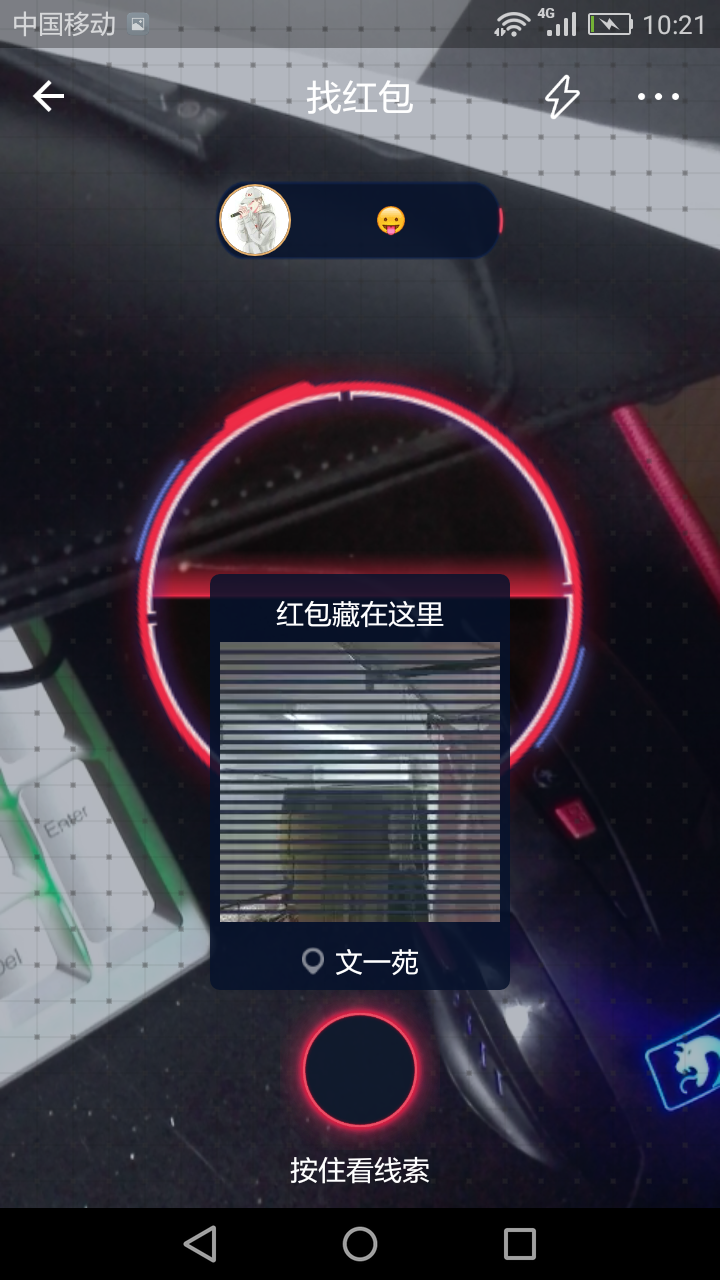
%> input picture pic.png, 720 x 1280 px
$ octave geiMoney.m   (GNU Octave 9; MATLAB toolbox functions it lacks are replaced by stand-ins)
%> lines starting %> are read from the running program, lines starting %| are printed output that depends on the picture
clear;
clc;
pic = imread('pic.png');
%> pic is the input picture: size 1280x720x3 uint8; mean R, G, B 59.3, 55.8, 66.6
s = 40;
b = 70;
P1 = pic;
B=[0 1 0
     0 1 0
     0 1 0];
n = imdilate(P1,B);
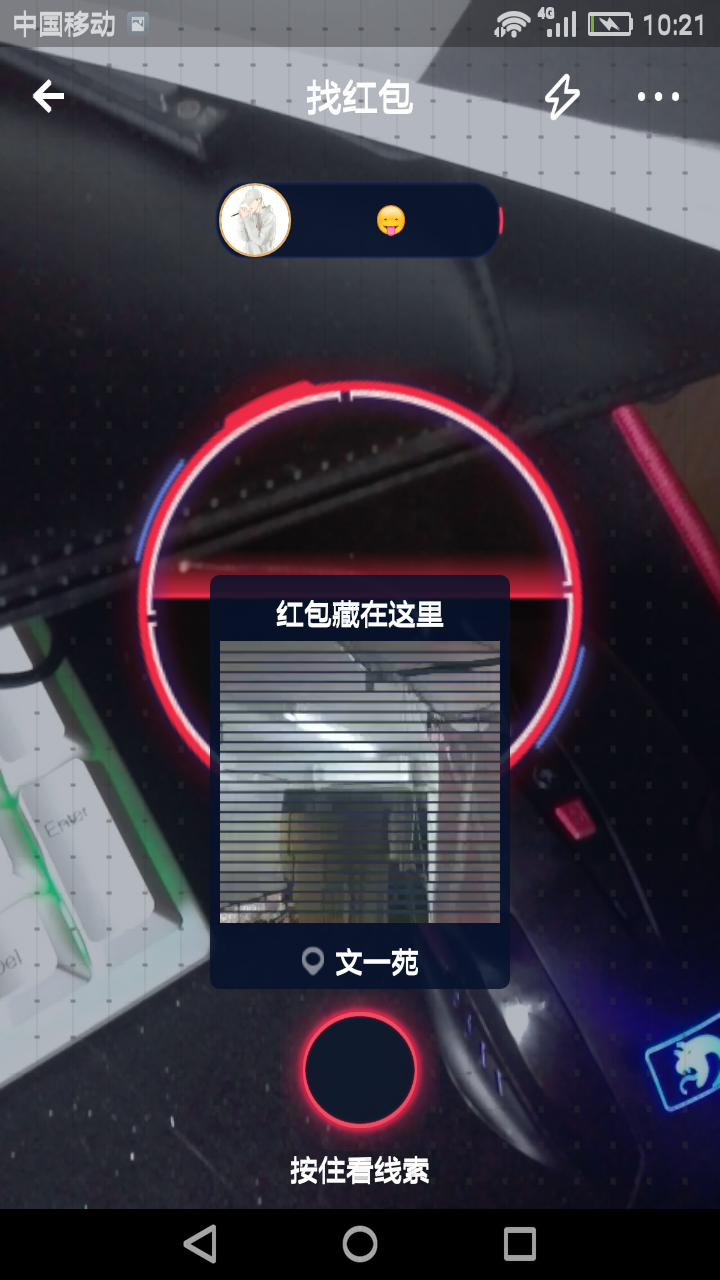
%> n: size 1280x720x3 uint8; mean R, G, B 63, 59.2, 69.8
n2 = imdilate(n,B);
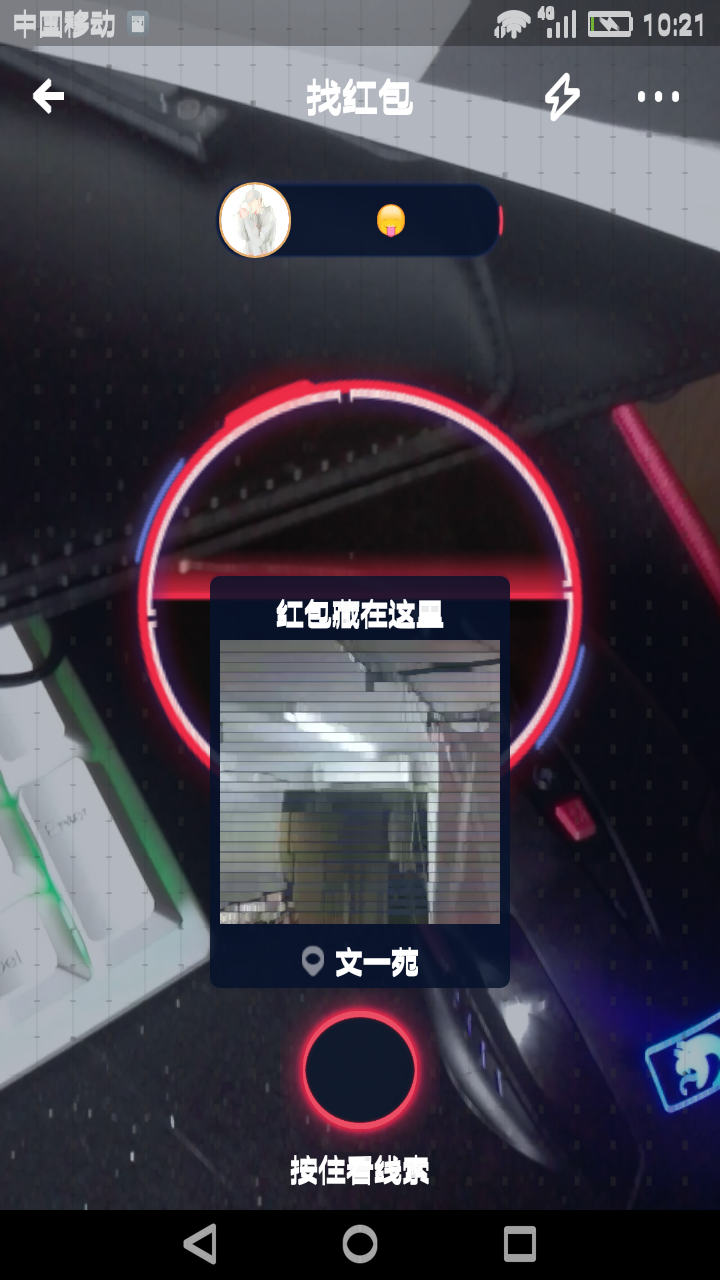
%> n2: size 1280x720x3 uint8; mean R, G, B 66.1, 62, 72.5
n3 = imdilate(n2,B);
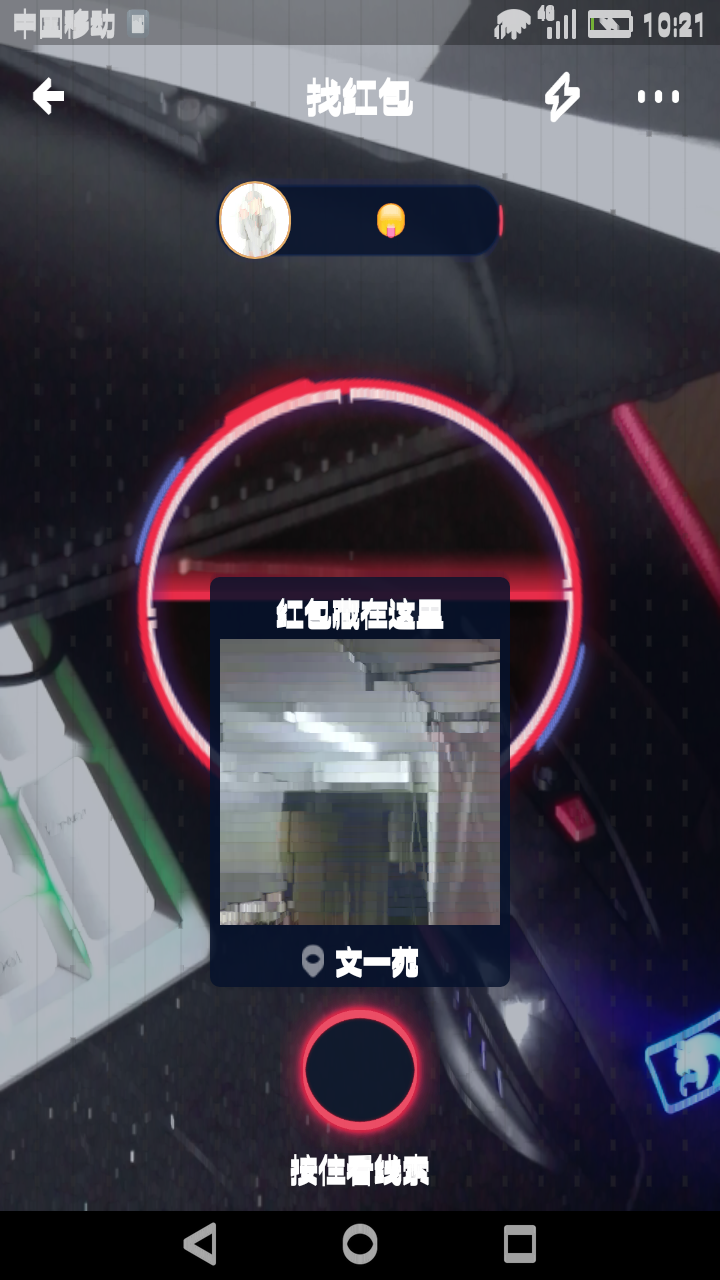
%> n3: size 1280x720x3 uint8; mean R, G, B 68.4, 64.1, 74.5
imwrite(n3,'pic2.png')
